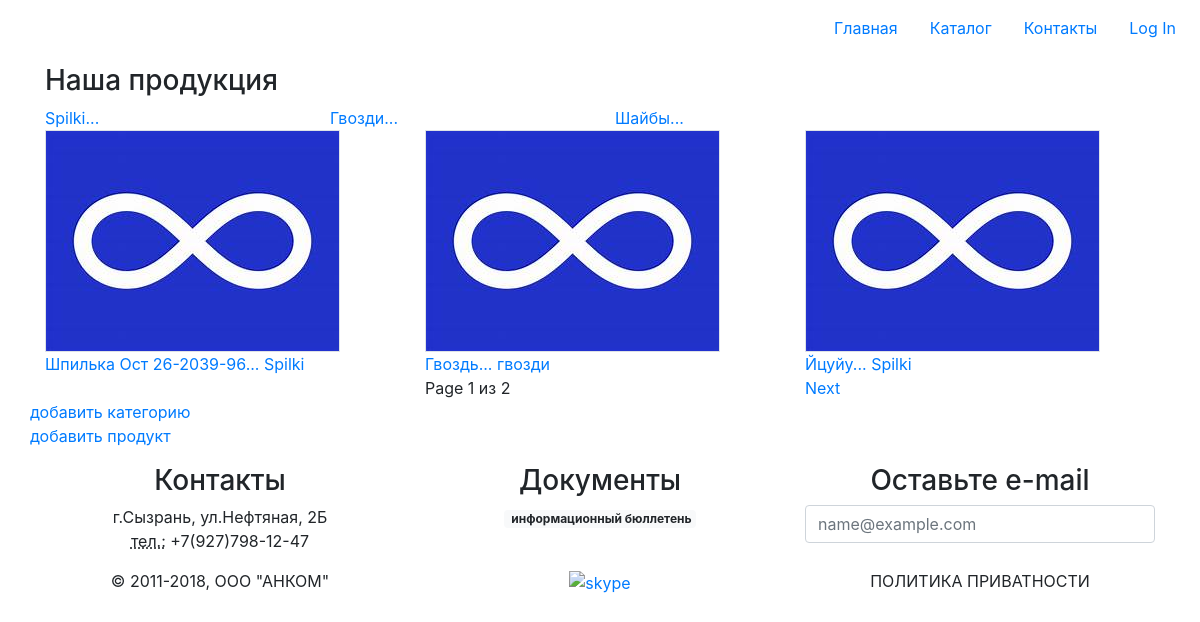
/1/, run on the app's committed database.
### products/models.py (models this page shows, shortened)
class ProductCategory(models.Model):
    name = models.CharField(
        verbose_name='имя',
        max_length=250,
        unique=True
    )
    description = models.TextField(
        verbose_name='описание',
        blank=True
    )

class Product(models.Model):
    category = models.ForeignKey(
        ProductCategory,
        on_delete=models.CASCADE
    )
    name = models.CharField(
        verbose_name='имя продукта',
        max_length=128
    )
    image = models.ForeignKey(
        'images.Image',
        on_delete=models.PROTECT,
    )
    snippet = models.TextField(
        verbose_name='описание',
        blank=True
    )
    cost = models.DecimalField(
        max_digits=12,
        decimal_places=2,
        default=0
    )
    def __str__(self):
        return self.name

### images/models.py (models this page shows, shortened)
class Image(models.Model):
    name = models.CharField(
        max_length=250,
        unique=True
    )
    value = models.ImageField()

### products/views/products.py (the view)
def products_pages(request, page=1):
    products = Product.objects.all()
    paginator = Paginator(products, 3)
    try:
        products_paginator = paginator.page(page)
    except PageNotAnInteger:
        products_paginator = paginator.page(1)
    except EmptyPage:
        products_paginator = paginator.page(paginator.num_pages)
    context = {
        'title': 'продукция',
        'links_menu': ProductCategory.objects.all(),
        'object_list': products_paginator
    }
    if request.user.is_authenticated:
        context['basket'] = Basket.objects.filter(user=request.user)
    return render(request, 'products/list.html', context)

### products/templatetags/my_tags.py (called while the page is built)
@register.filter(name='cat_name')
def cat_name(self):
    return self.category.name

### products/templates/products/list.html (shortened to what this page needs)
{% extends 'master.html' %}
{% block page_styles %}
{% include 'products/components/stylesheet.html' %}
{% endblock %}
{% block page_content %}
    <main class="p-2 flex-grow-1">
      <div class="container">
        <h3>Наша продукция</h3>
        <div class="row">
          {% for cat in links_menu %}
            <div class="col">
                {% include 'products/components/category.html' with category=cat %}
            </div>
          {% endfor %}
          <div class="col">
          </div>
        </div>
        <div class="row">
          {% for itm in object_list %}
            <div class="col">
                {% include 'products/components/product.html' with product=itm %}
            </div>
          {% endfor %}
        </div>
        <div class="row">
          <div class="col">
          </div>
          <div class="col">
            <span class="current">
              Page {{ object_list.number }} из {{ object_list.paginator.num_pages }}
            </span>
          </div>
          <div class="col">
            {% if object_list.has_next %}
            <a href="{% url 'products:list' object_list.next_page_number%}">Next</a>
            {% endif %}
          </div>
        </div>
        <div class="row">
          <a href="{% url 'categories:create' %}">добавить категорию</a>
        </div>
        <div class="row">
          <a href="{% url 'products:create' %}">добавить продукт</a>
        </div>
      </div>
    </main>
{% endblock %}

### products/templates/products/components/category.html
<a href="{% url 'categories:detail' pk=category.id %}">
  {{ category.name|title|add:'...' }}
</a>

### products/templates/products/components/product.html
{% load my_tags %}
<a href="{% url 'products:detail' pk=product.id %}">
  <img src="/media/{{ product.image.value }}" class="img-fluid border" alt="">
  {{ product|title|add:'...' }}
  {{ product|cat_name }}
</a>

### products/static/products/css/style.css (style rules this page uses)
html, body { height: 100%; }

### data on the page
ProductCategory: name|add "Spilki..."
ProductCategory: name|add "Гвозди..."
ProductCategory: name|add "Шайбы..."
Product: image.value (placeholder picture), name "Шпилька Ост 26-2039-96...", category.name "Spilki"
Product: image.value (placeholder picture), name "Гвоздь...", category.name "гвозди"
Product: image.value (placeholder picture), name "Йцуйу...", category.name "Spilki"

### other printed values
{{ object_list.number }} "1"
{{ object_list.paginator.num_pages }} "2"
